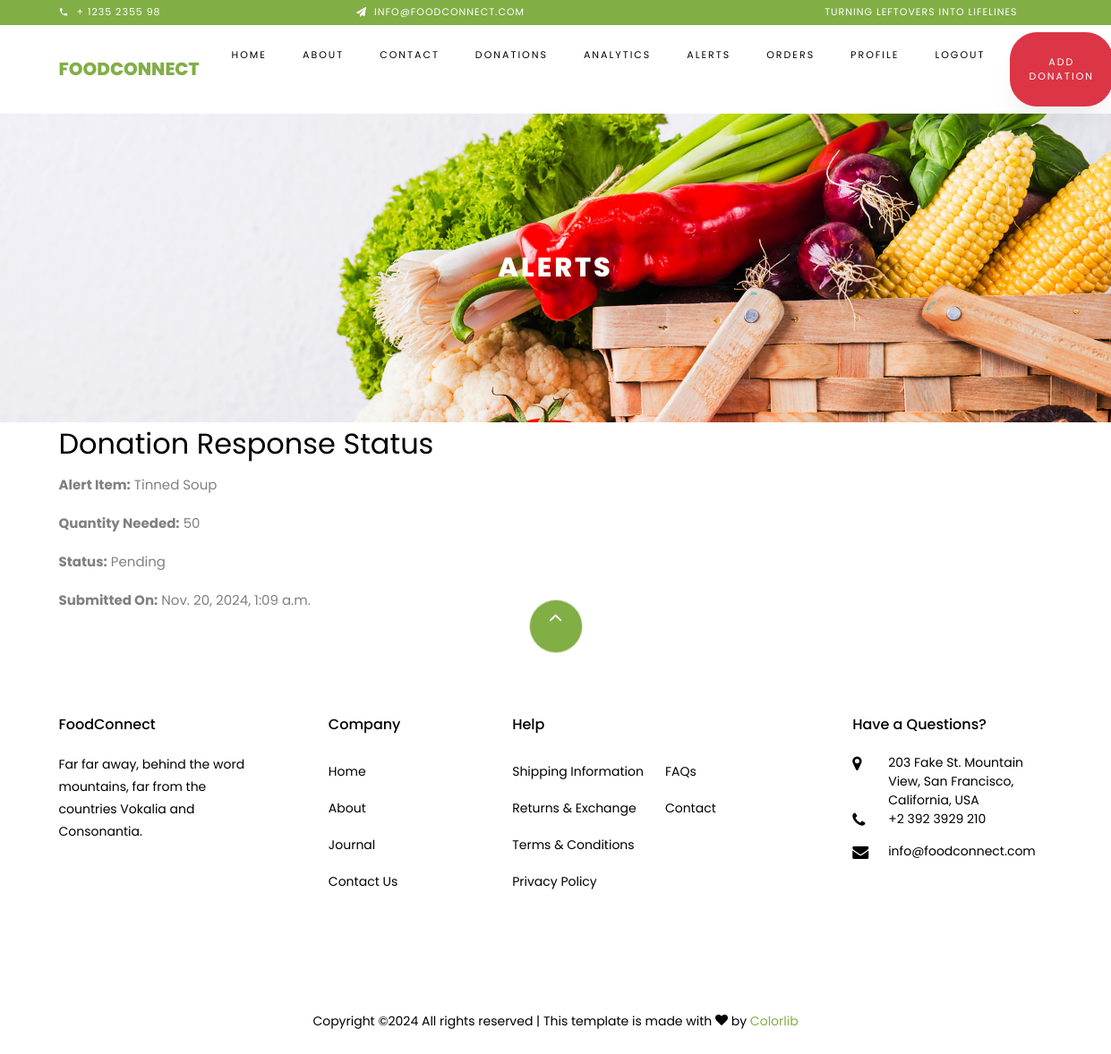
Screenshot of /alerts/response/7/status/ (signed in) with the database file from the repository.
### alerts/models.py (models this page shows, shortened)
class ResponseToDonation(models.Model):
    STATUS_CHOICES = [
        ('pending', 'Pending'),
        ('in_progress', 'In Progress'),
        ('completed', 'Completed'),
    ]
    PICKUP_METHOD_CHOICES = [
        ('pickup', 'Pickup by Food Bank'),
        ('delivery', 'Delivery by Donor'),
    ]
    alert = models.ForeignKey(Alert, on_delete=models.CASCADE, related_name="responses")
    donor = models.ForeignKey(User, on_delete=models.CASCADE)
    description = models.TextField(blank=True, null=True)
    quantity_donated = models.PositiveIntegerField(default=0)
    pickup_method = models.CharField(
        max_length=20,
        choices=PICKUP_METHOD_CHOICES,
        default='pickup'
    )
    pickup_delivery_date = models.DateField(blank=True, null=True)
    donor_address = models.TextField(blank=True, null=True)
    status = models.CharField(max_length=50, choices=STATUS_CHOICES, default='pending')
    created_at = models.DateTimeField(auto_now_add=True)

class Alert(models.Model):
    item_name = models.CharField(max_length=100)
    quantity_needed = models.PositiveIntegerField()
    urgency_level = models.CharField(
        max_length=20,
        choices=[('low', 'Low'), ('medium', 'Medium'), ('high', 'High')],
        default='medium'
    )
    created_by = models.ForeignKey(
        User,
        on_delete=models.SET_NULL,
        null=True,
        related_name="created_alerts"
    )
    date_created = models.DateTimeField(auto_now_add=True)
    description = models.TextField(blank=True, null=True)
    is_active = models.BooleanField(default=True)
    last_updated = models.DateTimeField(auto_now=True)

### alerts/views.py (the view)
# urls.py: path('response/<int:response_id>/status/', views.ResponseStatusView, name='response_status'),
@login_required
def ResponseStatusView(request, response_id):
    response = get_object_or_404(ResponseToDonation, id=response_id, donor=request.user)
    return render(request, 'webpages/response_status.html', {'response': response})

### templates/webpages/response_status.html (shortened to what this page needs)
{% extends 'webpages/base.html' %}
{% load static %}
{% block content %}
    <div class="hero-wrap hero-bread" style="background-image: url('{% static "images/bg_1.jpg" %}');">
        <div class="container">
            <div class="row no-gutters slider-text align-items-center justify-content-center">
                <div class="col-md-9 ftco-animate text-center">
                    <h1 class="mb-0 bread">ALERTS</h1>
                </div>
            </div>
        </div>
    </div>
    <div class="container">
    <h2>Donation Response Status</h2>
    <p><strong>Alert Item:</strong> {{ response.alert.item_name }}</p>
    <p><strong>Quantity Needed:</strong> {{ response.alert.quantity_needed }}</p>
    <p><strong>Status:</strong> {{ response.status|capfirst }}</p>
    <p><strong>Submitted On:</strong> {{ response.created_at }}</p>
</div>
{% endblock %}

### rows the page displays
ResponseToDonation: alert.item_name "Tinned Soup", alert.quantity_needed "50", status "Pending", created_at "Nov. 20, 2024, 1:09 a.m."
